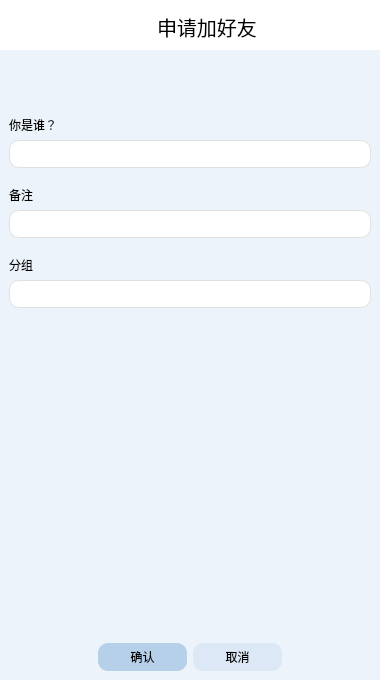
<?xml version="1.0" encoding="UTF-8"?>
<ui version="4.0">
 <class>Widget</class>
 <widget class="QWidget" name="Widget">
  <property name="geometry">
   <rect>
    <x>0</x>
    <y>0</y>
    <width>380</width>
    <height>680</height>
   </rect>
  </property>
  <property name="windowTitle">
   <string>Widget</string>
  </property>
  <property name="styleSheet">
   <string notr="true"/>
  </property>
  <layout class="QGridLayout" name="gridLayout">
   <property name="leftMargin">
    <number>0</number>
   </property>
   <property name="topMargin">
    <number>0</number>
   </property>
   <property name="rightMargin">
    <number>0</number>
   </property>
   <property name="bottomMargin">
    <number>0</number>
   </property>
   <property name="verticalSpacing">
    <number>4</number>
   </property>
   <item row="0" column="0">
    <widget class="QWidget" name="widget" native="true">
     <property name="sizePolicy">
      <sizepolicy hsizetype="MinimumExpanding" vsizetype="MinimumExpanding">
       <horstretch>0</horstretch>
       <verstretch>0</verstretch>
      </sizepolicy>
     </property>
     <property name="styleSheet">
      <string notr="true">background-color: #ECF3FA;</string>
     </property>
     <layout class="QGridLayout" name="gridLayout_2">
      <property name="leftMargin">
       <number>0</number>
      </property>
      <property name="topMargin">
       <number>0</number>
      </property>
      <property name="rightMargin">
       <number>0</number>
      </property>
      <property name="bottomMargin">
       <number>0</number>
      </property>
      <property name="spacing">
       <number>0</number>
      </property>
      <item row="1" column="0">
       <widget class="QWidget" name="AzurChat" native="true">
        <property name="maximumSize">
         <size>
          <width>16777215</width>
          <height>50</height>
         </size>
        </property>
        <property name="font">
         <font>
          <family>PingFang SC</family>
          <italic>false</italic>
          <bold>true</bold>
          <stylestrategy>PreferDefault</stylestrategy>
         </font>
        </property>
        <property name="autoFillBackground">
         <bool>false</bool>
        </property>
        <property name="styleSheet">
         <string notr="true">background-color: #FFFFFF;</string>
        </property>
        <layout class="QGridLayout" name="gridLayout_3">
         <property name="topMargin">
          <number>12</number>
         </property>
         <item row="0" column="3">
          <spacer name="horizontalSpacer_2">
           <property name="orientation">
            <enum>Qt::Orientation::Horizontal</enum>
           </property>
           <property name="sizeHint" stdset="0">
            <size>
             <width>40</width>
             <height>20</height>
            </size>
           </property>
          </spacer>
         </item>
         <item row="0" column="2">
          <widget class="QLabel" name="label">
           <property name="font">
            <font>
             <family>Microsoft YaHei</family>
             <pointsize>15</pointsize>
             <italic>false</italic>
             <bold>false</bold>
             <stylestrategy>PreferDefault</stylestrategy>
            </font>
           </property>
           <property name="text">
            <string>申请加好友</string>
           </property>
          </widget>
         </item>
         <item row="0" column="1">
          <spacer name="horizontalSpacer">
           <property name="orientation">
            <enum>Qt::Orientation::Horizontal</enum>
           </property>
           <property name="sizeHint" stdset="0">
            <size>
             <width>20</width>
             <height>20</height>
            </size>
           </property>
          </spacer>
         </item>
         <item row="0" column="0">
          <widget class="QToolButton" name="quit_button">
           <property name="styleSheet">
            <string notr="true">
        QToolButton {
            border: none;
            padding: 2px;
        }

        QToolButton:hover {
            background-color: #e6e6e6;
            border-radius: 4px;
        }

        QToolButton:pressed {
            background-color: #d0d0d0;
        }

        /* 关键：干掉下拉箭头 */
        QToolButton::menu-indicator {
            image: none;
        }
        </string>
           </property>
           <property name="text">
            <string/>
           </property>
           <property name="icon">
            <iconset resource="pic.qrc">
             <normaloff>:/new/prefix1/go.png</normaloff>:/new/prefix1/go.png</iconset>
           </property>
           <property name="iconSize">
            <size>
             <width>20</width>
             <height>20</height>
            </size>
           </property>
          </widget>
         </item>
        </layout>
       </widget>
      </item>
      <item row="2" column="0">
       <widget class="QWidget" name="widget_fr" native="true">
        <property name="sizePolicy">
         <sizepolicy hsizetype="Expanding" vsizetype="Expanding">
          <horstretch>0</horstretch>
          <verstretch>15</verstretch>
         </sizepolicy>
        </property>
        <property name="font">
         <font>
          <family>PingFang SC</family>
         </font>
        </property>
        <property name="styleSheet">
         <string notr="true"/>
        </property>
        <layout class="QGridLayout" name="gridLayout_4">
         <property name="leftMargin">
          <number>0</number>
         </property>
         <property name="topMargin">
          <number>0</number>
         </property>
         <property name="rightMargin">
          <number>0</number>
         </property>
         <property name="bottomMargin">
          <number>0</number>
         </property>
         <property name="spacing">
          <number>0</number>
         </property>
         <item row="0" column="0">
          <widget class="QWidget" name="friend_widget" native="true">
           <layout class="QGridLayout" name="gridLayout_5">
            <property name="leftMargin">
             <number>0</number>
            </property>
            <property name="topMargin">
             <number>0</number>
            </property>
            <property name="rightMargin">
             <number>0</number>
            </property>
            <property name="bottomMargin">
             <number>0</number>
            </property>
            <property name="spacing">
             <number>0</number>
            </property>
            <item row="0" column="0">
             <widget class="QWidget" name="friend_a" native="true">
              <property name="sizePolicy">
               <sizepolicy hsizetype="Preferred" vsizetype="Preferred">
                <horstretch>0</horstretch>
                <verstretch>1</verstretch>
               </sizepolicy>
              </property>
             </widget>
            </item>
            <item row="1" column="0">
             <widget class="QWidget" name="widget_3" native="true">
              <property name="sizePolicy">
               <sizepolicy hsizetype="Preferred" vsizetype="Preferred">
                <horstretch>0</horstretch>
                <verstretch>10</verstretch>
               </sizepolicy>
              </property>
              <layout class="QGridLayout" name="gridLayout_6">
               <property name="leftMargin">
                <number>0</number>
               </property>
               <property name="topMargin">
                <number>0</number>
               </property>
               <property name="rightMargin">
                <number>0</number>
               </property>
               <property name="bottomMargin">
                <number>0</number>
               </property>
               <property name="spacing">
                <number>0</number>
               </property>
               <item row="1" column="0">
                <widget class="QWidget" name="widget_7" native="true">
                 <property name="sizePolicy">
                  <sizepolicy hsizetype="Preferred" vsizetype="Preferred">
                   <horstretch>0</horstretch>
                   <verstretch>0</verstretch>
                  </sizepolicy>
                 </property>
                 <layout class="QGridLayout" name="gridLayout_7">
                  <item row="0" column="1">
                   <widget class="QPushButton" name="enter">
                    <property name="sizePolicy">
                     <sizepolicy hsizetype="Expanding" vsizetype="Fixed">
                      <horstretch>0</horstretch>
                      <verstretch>0</verstretch>
                     </sizepolicy>
                    </property>
                    <property name="styleSheet">
                     <string notr="true">
QPushButton {
    border: none;
    padding: 5px;
    background-color: #B7D0EA;   /* 直接明显蓝 */
    border-radius: 10px;
}

/* 悬浮 */
QPushButton:hover {
    background-color: #9FC2E3;
}

/* 点击 */
QPushButton:pressed {
    background-color: #7FAED8;
}</string>
                    </property>
                    <property name="text">
                     <string>确认</string>
                    </property>
                   </widget>
                  </item>
                  <item row="0" column="0">
                   <spacer name="horizontalSpacer_3">
                    <property name="orientation">
                     <enum>Qt::Orientation::Horizontal</enum>
                    </property>
                    <property name="sizeHint" stdset="0">
                     <size>
                      <width>40</width>
                      <height>20</height>
                     </size>
                    </property>
                   </spacer>
                  </item>
                  <item row="0" column="2">
                   <widget class="QPushButton" name="quit">
                    <property name="sizePolicy">
                     <sizepolicy hsizetype="Expanding" vsizetype="Expanding">
                      <horstretch>0</horstretch>
                      <verstretch>0</verstretch>
                     </sizepolicy>
                    </property>
                    <property name="styleSheet">
                     <string notr="true">QPushButton {
    border: none;
    padding: 5px;
    background-color: #DCE8F5;   /* 默认就有浅蓝 */
    border-radius: 10px;
}

/* 悬浮 */
QPushButton:hover {
    background-color: #C5D9EE;
}

/* 点击 */
QPushButton:pressed {
    background-color: #AFC8E6;
}</string>
                    </property>
                    <property name="text">
                     <string>取消</string>
                    </property>
                   </widget>
                  </item>
                  <item row="0" column="3">
                   <spacer name="horizontalSpacer_4">
                    <property name="orientation">
                     <enum>Qt::Orientation::Horizontal</enum>
                    </property>
                    <property name="sizeHint" stdset="0">
                     <size>
                      <width>40</width>
                      <height>20</height>
                     </size>
                    </property>
                   </spacer>
                  </item>
                 </layout>
                </widget>
               </item>
               <item row="0" column="0">
                <widget class="QWidget" name="widget_4" native="true">
                 <property name="sizePolicy">
                  <sizepolicy hsizetype="Preferred" vsizetype="Preferred">
                   <horstretch>0</horstretch>
                   <verstretch>20</verstretch>
                  </sizepolicy>
                 </property>
                 <layout class="QGridLayout" name="gridLayout_8">
                  <property name="leftMargin">
                   <number>0</number>
                  </property>
                  <property name="topMargin">
                   <number>0</number>
                  </property>
                  <property name="rightMargin">
                   <number>0</number>
                  </property>
                  <property name="bottomMargin">
                   <number>0</number>
                  </property>
                  <property name="spacing">
                   <number>0</number>
                  </property>
                  <item row="0" column="0">
                   <widget class="QWidget" name="widget_8" native="true">
                    <property name="sizePolicy">
                     <sizepolicy hsizetype="Preferred" vsizetype="Preferred">
                      <horstretch>0</horstretch>
                      <verstretch>1</verstretch>
                     </sizepolicy>
                    </property>
                    <layout class="QGridLayout" name="gridLayout_9">
                     <item row="1" column="0">
                      <widget class="QLineEdit" name="lineEdit">
                       <property name="styleSheet">
                        <string notr="true">QLineEdit{
    background-color: white;
    border-radius: 10px;
   padding:5px;
border: 1px solid #E0E0E0;
}

</string>
                       </property>
                      </widget>
                     </item>
                     <item row="0" column="0">
                      <widget class="QLabel" name="label_2">
                       <property name="text">
                        <string>你是谁？</string>
                       </property>
                      </widget>
                     </item>
                    </layout>
                   </widget>
                  </item>
                  <item row="1" column="0">
                   <widget class="QWidget" name="widget_6" native="true">
                    <property name="sizePolicy">
                     <sizepolicy hsizetype="Preferred" vsizetype="Preferred">
                      <horstretch>0</horstretch>
                      <verstretch>1</verstretch>
                     </sizepolicy>
                    </property>
                    <layout class="QGridLayout" name="gridLayout_10">
                     <item row="0" column="0">
                      <widget class="QLabel" name="label_3">
                       <property name="text">
                        <string>备注</string>
                       </property>
                      </widget>
                     </item>
                     <item row="1" column="0">
                      <widget class="QLineEdit" name="lineEdit_2">
                       <property name="styleSheet">
                        <string notr="true">    background-color: white;
    border-radius: 10px;
   padding: 5px;
border: 1px solid #E0E0E0;</string>
                       </property>
                      </widget>
                     </item>
                    </layout>
                   </widget>
                  </item>
                  <item row="2" column="0">
                   <widget class="QWidget" name="widget_5" native="true">
                    <property name="sizePolicy">
                     <sizepolicy hsizetype="Preferred" vsizetype="Preferred">
                      <horstretch>0</horstretch>
                      <verstretch>1</verstretch>
                     </sizepolicy>
                    </property>
                    <layout class="QGridLayout" name="gridLayout_11">
                     <item row="0" column="0">
                      <widget class="QLabel" name="label_4">
                       <property name="text">
                        <string>分组</string>
                       </property>
                      </widget>
                     </item>
                     <item row="1" column="0">
                      <widget class="QLineEdit" name="lineEdit_3">
                       <property name="styleSheet">
                        <string notr="true">    background-color: white;
    border-radius: 10px;
   padding: 5px;
border: 1px solid #E0E0E0;</string>
                       </property>
                      </widget>
                     </item>
                    </layout>
                   </widget>
                  </item>
                  <item row="3" column="0">
                   <widget class="QWidget" name="widget_9" native="true">
                    <property name="sizePolicy">
                     <sizepolicy hsizetype="Preferred" vsizetype="Preferred">
                      <horstretch>0</horstretch>
                      <verstretch>5</verstretch>
                     </sizepolicy>
                    </property>
                   </widget>
                  </item>
                 </layout>
                </widget>
               </item>
              </layout>
             </widget>
            </item>
           </layout>
          </widget>
         </item>
        </layout>
       </widget>
      </item>
     </layout>
    </widget>
   </item>
  </layout>
 </widget>
 <resources>
  <include location="pic.qrc"/>
 </resources>
 <connections/>
</ui>
